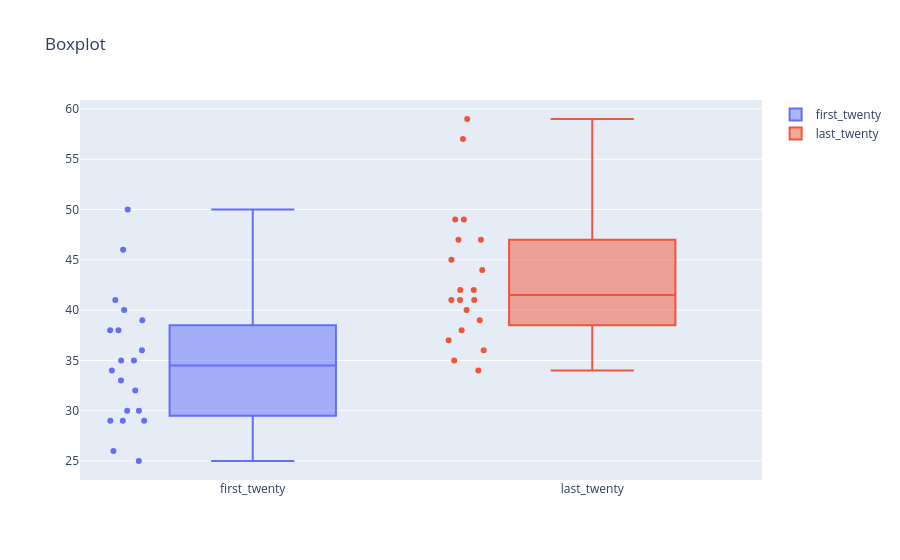

The notebook cell saved with this chart:
### Code cell
# Plotly interactive graph
fig = go.Figure()
fig.add_trace(go.Box(y=df_new['first_twenty'], name="first_twenty", boxpoints='all'))
fig.add_trace(go.Box(y=df_new['last_twenty'], name="last_twenty", boxpoints='all'))
fig.update_layout(title='Boxplot')
fig.show()

# Export method for embedding html into personal website
with open('hypot_box.html', 'w') as f:
    f.write(fig.to_html(include_plotlyjs='cdn'))

### Figure 1 — Plotly figure (JSON) as saved in the notebook; plotly's stock layout.template omitted (floating-point values rounded to 4 significant figures)
{"data": [{"boxpoints": "all", "name": "first_twenty", "type": "box", "y": [30, 29, 35, 29, 29, 38, 38, 34, 25, 39, 40, 36, 33, 30, 26, 35, 41, 46, 32, 50]}, {"boxpoints": "all", "name": "last_twenty", "type": "box", "y": [49, 44, 35, 34, 41, 47, 38, 45, 36, 42, 42, 41, 39, 41, 59, 40, 49, 47, 57, 37]}], "layout": {"title": {"text": "Boxplot"}}}
